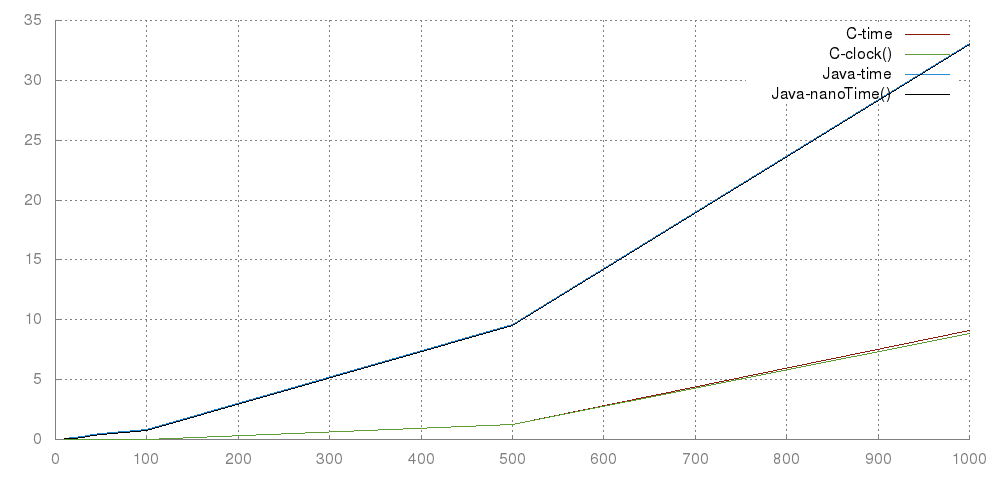

This figure's gnuplot source:
# set output
set term png
set output "plot.png"

# style the lines so they can be read more easily
set style line 1 lc rgb '#8b1a0e' pt 1 ps 1 lt 1 lw 1
set style line 2 lc rgb '#5e9c36' pt 2 ps 1 lt 1 lw 1
set style line 3 lc rgb '#268bd2' pt 3 ps 1 lt 1 lw 1
set style line 4 lc rgb '#000000' pt 4 ps 1 lt 1 lw 1

# set grid style
set style line 11 lc rgb '#808080' lt 1
set border 3 back ls 11
set tics nomirror

# display a slight grid
set style line 12 lc rgb '#808080' lt 0 lw 1
set grid back ls 12

# set axis names
set ylabel "[ms]"
set xlabel "Eingabegröße n"

plot "messungen.data" using 1:2 with line ls 1 title 'C-time',\
     "messungen.data" using 1:3 with line ls 2 title 'C-clock()',\
     "messungen.data" using 1:4 with line ls 3 title 'Java-time',\
     "messungen.data" using 1:5 with line ls 4 title 'Java-nanoTime()'

# vim: syntax=gnuplot
